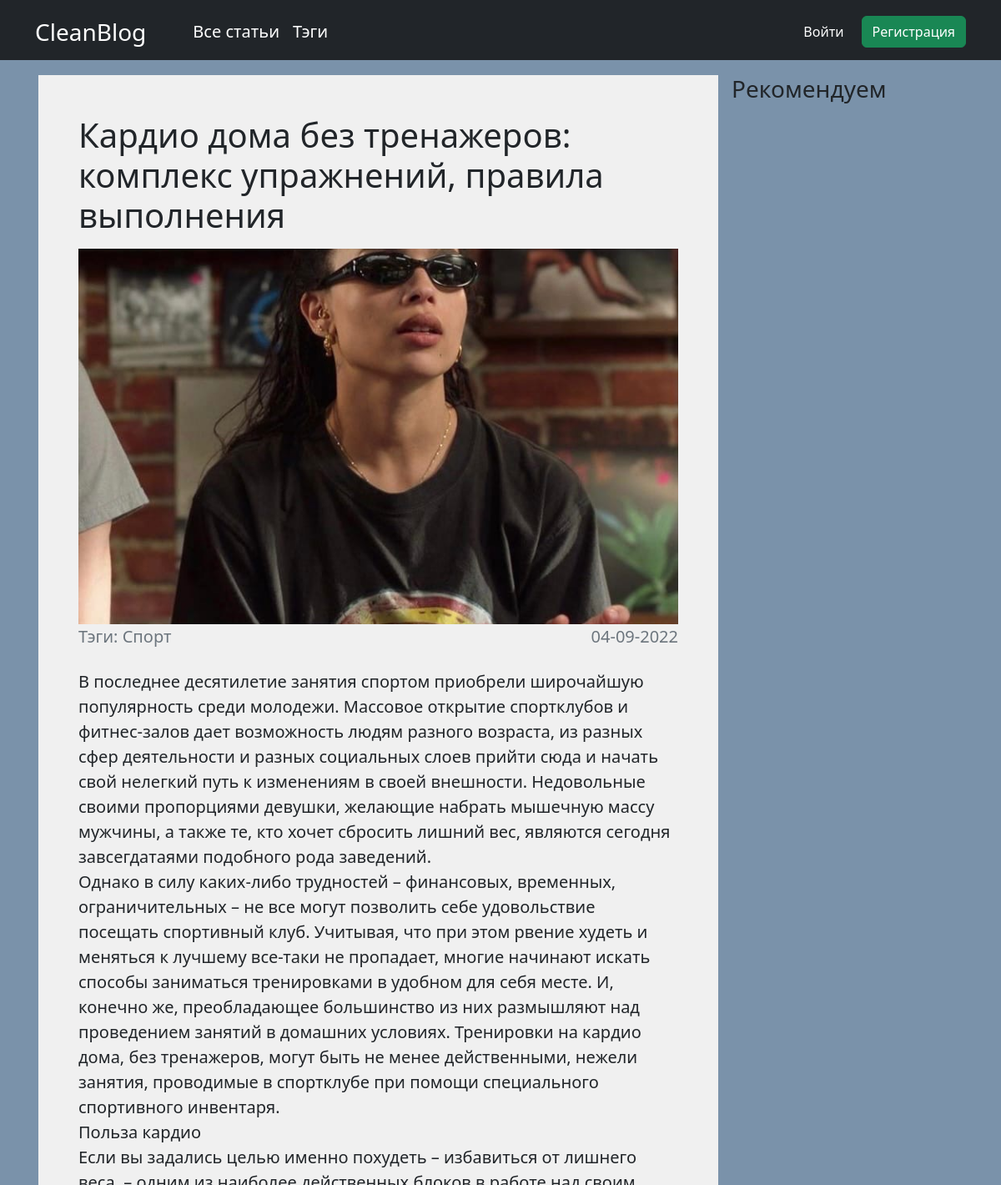
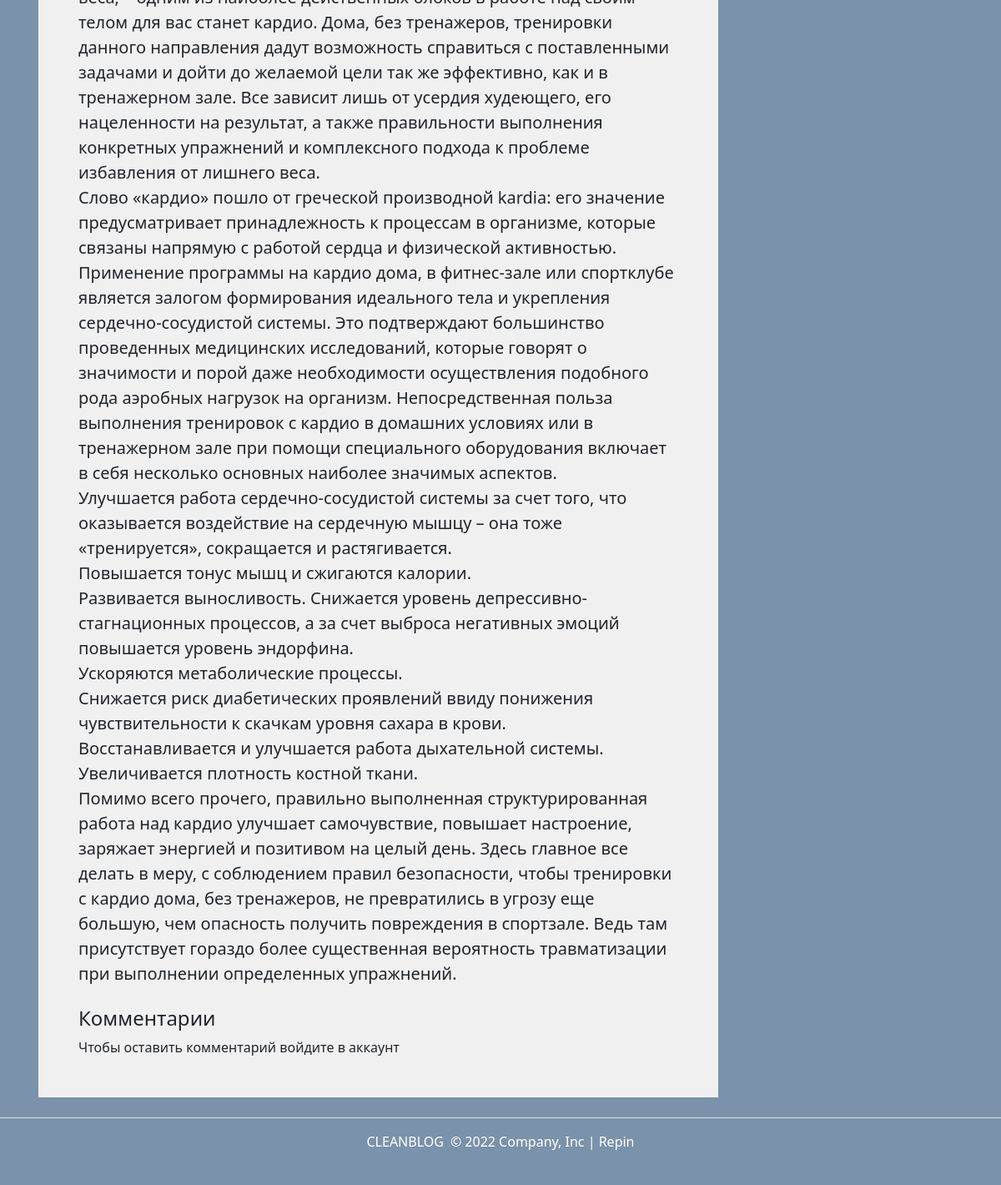
Screenshot of /article_page.php?id=1 with the database file from the repository (2 pictures, top to bottom).
### tables this page shows
CREATE TABLE `article_tag` (
  `article_id` int(11) NOT NULL,
  `tag_id` int(11) NOT NULL
);

CREATE TABLE `articles` (
  `id` int(11) NOT NULL,
  `name` varchar(255) NOT NULL,
  `date` date NOT NULL,
  `logo` varchar(255) DEFAULT NULL,
  `text` text NOT NULL
);

CREATE TABLE `tags` (
  `id` int(11) NOT NULL,
  `name` varchar(255) NOT NULL
);

### article_page.php (the view, shortened to what this page needs)
<?php require('database/connect.php');
include('preview_text.php');?>
<!DOCTYPE html>
<html lang="en">
<head>
    <link rel="stylesheet" href="css/article_page.css">
    <link rel="stylesheet" href="css/main.css">
    <link rel="stylesheet" href="css/bootstrap.css">
</head>
<body>
    <div class="wrapper">
        <?php include("templates/header.php");?>
        <?php $result = false;
            if(isset($_GET['id'])){
                $id = (int)$_GET['id'];
                $result = $mysqli->query("SELECT * FROM articles LEFT JOIN article_tag ON articles.id = article_tag.article_id WHERE id='$id'")->fetch_all();}?>
        <?php if($result!=false):?>
            <main class="container-md d-flex flex-row px-0 px-md-3">
                <div class="col-lg-9 col-md-12 pe-lg-3 pe-sm-0">
                    <section class="content p-md-4 p-2 p-lg-5">
                        <div class="mb-3"><h1><?php echo $result[0][1];?></h1></div>
                        <div class="content_image" style="background-image: url(content/article_image/<?php echo $result[0][3];?>);"></div>
                        <div class="d-flex justify-content-between">
                            <div class="text-muted fs-5">Тэги: <?php foreach($result as $arr){ echo $mysqli->query("SELECT * FROM tags WHERE id='$arr[6]'")->fetch_array()['name'] . ' ';}?></div>
                            <div class="text-muted fs-5"><?php echo date("d-m-Y", strtotime($result[0][2]));?></div>
                        </div>
                        <div class="mt-4 fs-5"><p style="white-space: pre-line"><?php echo  $result[0][4];?></p></div>
                        <section class="comments mt-4">
                            <div><h4>Комментарии</h4></div>
                            <?php if(isset($_SESSION['user'])):?>
                                <form action="article_page.php?id=<?php echo $id;?>" method="POST">
                                    <textarea name="comment_text" class="form-control" placeholder="Ваш комментарий" id="floatingTextarea"></textarea>
                                    <button class="btn btn-success mt-2" type="submit">Отправить</button>
                                </form>
                                <?php $article_id_comm = $result[0][0];
                                if(isset($_POST['comment_text']) && strlen($_POST['comment_text'])>1){
                                    $text = htmlspecialchars($_POST['comment_text']);
                                    $user_id = $_SESSION['user_id'];
                                    $date = date("Y-m-d");
                                    $mysqli->query("INSERT INTO comments (article_id, user_id, comm_date, comm_text) VALUES ('$article_id_comm', '$user_id', '$date','$text')");}?>
                            <?php else:?><div>Чтобы оставить комментарий войдите в аккаунт</div>
                            <?php endif;?>
                        </section>
                    </section>
                </div>
                <div class="col-lg-3 d-none d-lg-block">
                    <aside class="tag_articles d-flex flex-column">
                        <div><h3 class="m-0">Рекомендуем</h3></div>
                    </aside>
                </div>
            </main>
        <?php else:?><div class="text-white ms-5">Статья не найдена(</div>
        <?php endif;?>
        <?php include("templates/footer.php");?>
    </div>
</body>
</html>

### templates/header.php (shortened to what this page needs)
<header class="pt-1 mb-4 bg-dark fixed-top">
    <nav class="container navbar navbar-expand-lg">
        <div class="container-fluid">
            <a class="text-white navbar-brand fs-3 me-5" href="/">CleanBlog</a>
            <div class="collapse navbar-collapse" id="navbarSupportedContent">
                <ul class="navbar-nav me-auto mb-2 mb-lg-0 fs-5">
                    <li class="nav-item">
                        <a class="nav-link text-white" href="../all_articles.php">Все статьи</a>
                    </li>
                    <li class="nav-item">
                        <a class="nav-link text-white" href="../all_tags.php">Тэги</a>
                    </li>
                </ul>
                <?php
                    if(isset($_SESSION['user'])):?>
                        <a href="account.php" class="text-white m-0 text-decoration-none"><?php echo 'Аккаунт: ' . $_SESSION['user'];?></a>
                <?php else:?>
                    <a href="../login.php" class="text-white btn fs-6 me-2">Войти</a>
                    <a href="../registration.php" class="text-white btn btn-success fs-6">Регистрация</a>
                <?php endif;?>
            </div>
        </div>
    </nav>
</header>

### templates/footer.php
<footer class="d-flex flex-wrap justify-content-center align-items-center py-3 my-4 border-top">
    <div class="container d-flex justify-content-center align-items-center">
        <a href="/" class="text-white mb-3 me-2 mb-md-0 text-decoration-none lh-1">
            CLEANBLOG
        </a>
        <span class="text-white mb-3 mb-md-0">© 2022 Company, Inc | Repin</span>
    </div>
</footer>

### css/article_page.css (style rules this page uses)
.content_image { height: 450px; background-size: cover; background-position: 50% 50%; }
.content { background-color: rgb(240, 240, 240)!important; }

### css/main.css (style rules this page uses)
html,body { height: 100%; }
body { position: relative; }
body::before { background: url("../content/images/background.jpg") no-repeat; background-size: cover; background-color: rgba(13, 58, 100, 0.548); background-blend-mode: multiply; content: ' '; height: 100%; left: 0; position: fixed; top: 0; width: 100%; will-change: transform; z-index: -1; }
.wrapper { margin-top: 90px; display: flex; flex-direction: column; min-height: 100%; }
main { flex: 1 0 auto; }

### rows the page displays
article_tag: article_id.name "Кардио дома без тренажеров: комплекс упражнений, правила выполнения", article_id.logo (picture), tag.name "Спорт", article_id.date "04-09-2022", article_id.text "В последнее десятилетие занятия спортом приобрели широчайшую популярность среди молодежи. Массовое открытие спортклубов и фитнес-залов дает возможность людям разного возраста, из разных сфер деятельности и разных социальных слоев прийти сюда и начать свой нелегкий путь к изменениям в своей внешности. Недовольные своими пропорциями девушки, желающие набрать мышечную массу мужчины, а также те, кто хочет сбросить лишний вес, являются сегодня завсегдатаями подобного рода заведений. Однако в силу каких-либо трудностей – финансовых, временных, ограничительных – не все могут позволить себе удовольствие посещать спортивный клуб. Учитывая, что при этом рвение худеть и меняться к лучшему все-таки не…"
